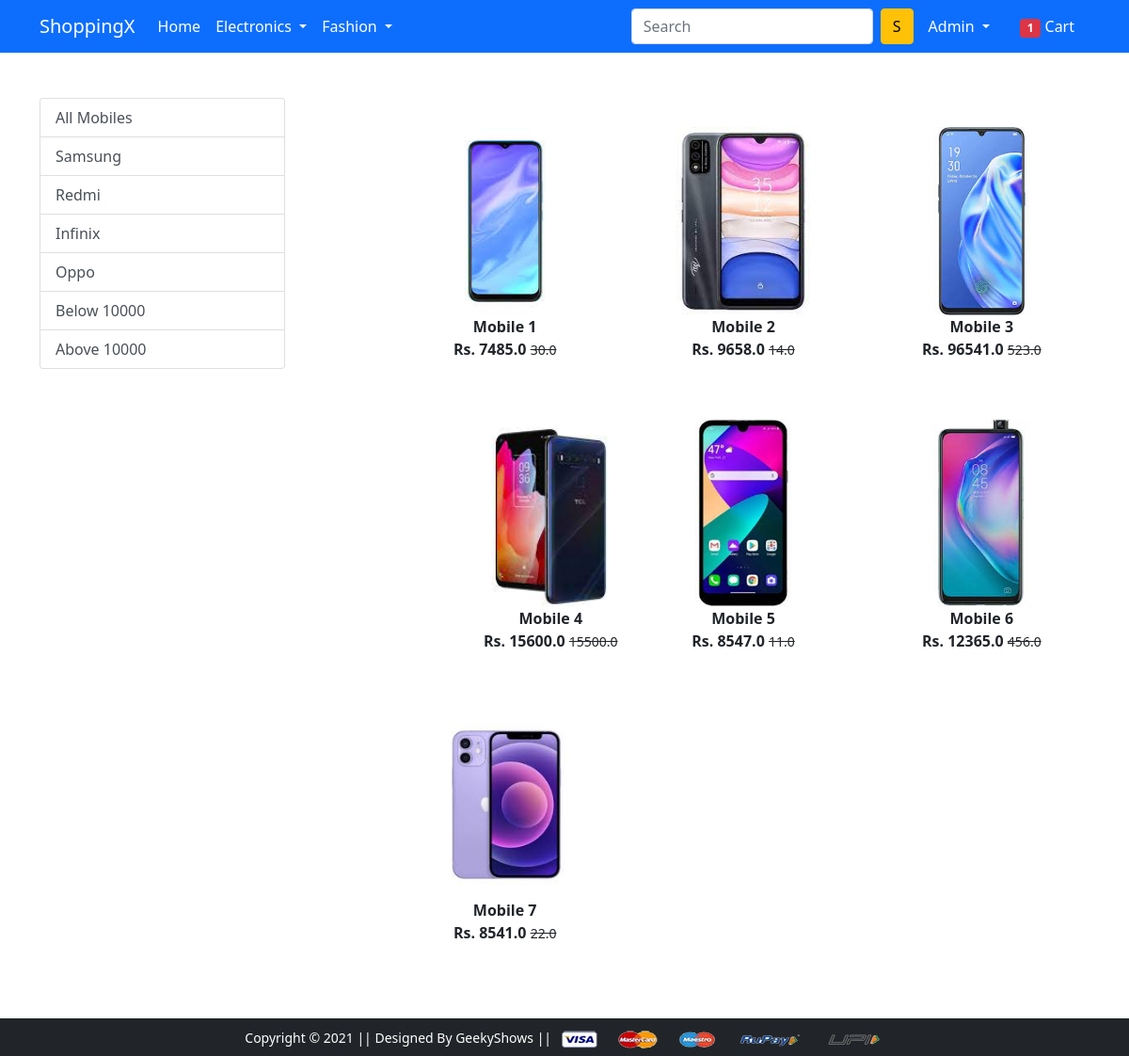
Screenshot of /mobile/ (signed in) with the database file from the repository.
### app/models.py (models this page shows, shortened)
class Product(models.Model):
    title = models.CharField(max_length=30)
    selling_price = models.FloatField()
    discount_price = models.FloatField()
    description = models.TextField()
    brand = models.CharField(max_length=30)
    category = models.CharField(choices=CATEGORY_CHOICES, max_length=2)
    product_image = models.ImageField(upload_to='productimg')

### app/views.py (the view)
# urls.py: path('mobile/', views.mobile, name='mobile'),
def mobile(request, data=None):
    if data == None:
        mobiles = Product.objects.filter(category='M')
    elif data == 'Samsung' or data == 'Redmi' or data == 'Infinix' or data == 'Oppo':
        mobiles = Product.objects.filter(category='M').filter(brand=data)
    elif data == 'below10000' :
        mobiles = Product.objects.filter(category='M').filter(discount_price__lt=10000)
    elif data == 'above10000' :
        mobiles = Product.objects.filter(category='M').filter(discount_price__gte=10000)
    totalItem = len(Cart.objects.filter(user=request.user))
    return render(request, 'app/mobile.html',{'mobiles':mobiles, 'totalItem':totalItem})

### app/templates/app/mobile.html (shortened to what this page needs)
{% extends 'app/base.html' %}
{% load static %}
{% block main-content %}
<div class="container my-5">
 <div class="row">
  <div class="col-sm-3">
    <div class='list-group'>
        <a href="{% url 'mobile' %}" class='list-group-item list-group-item-action' aria-current='true'>All Mobiles</a>
        <a href="{% url 'mobiledata' 'Samsung' %}" class='list-group-item list-group-item-action' aria-current='true'>Samsung</a>
        <a href="{% url 'mobiledata' 'Redmi' %}" class='list-group-item list-group-item-action' aria-current='true'>Redmi</a>
        <a href="{% url 'mobiledata' 'Infinix' %}" class='list-group-item list-group-item-action' aria-current='true'>Infinix</a>
        <a href="{% url 'mobiledata' 'Oppo' %}" class='list-group-item list-group-item-action' aria-current='true'>Oppo</a>
        <a href="{% url 'mobiledata' 'below10000' %}" class='list-group-item list-group-item-action' aria-current='true'>Below 10000</a>
        <a href="{% url 'mobiledata' 'above10000' %}" class='list-group-item list-group-item-action' aria-current='true'>Above 10000</a>
    </div>
  </div>
  <div class="col-sm-8 offset-sm-1">
   <div class="row">
    {% for mobile in mobiles %}
        <div class="col-sm-4 my-4  text-center">
            <a href="{% url 'product-detail' mobile.id %}" class='btn'>
                <div class='item'>
                    <img src="{{mobile.product_image.url}}" alt="mobile" height='200px'>
                    <div class="fw-bold">{{mobile.title}}</div>
                    <div class="fw-bold">Rs. {{mobile.selling_price}} <small class="fw-light text-decoration-line-through"> {{mobile.discount_price}}</small></div>
                </div>
            </a>
        </div>
    {% endfor %}
   </div>
  </div>
 </div>
</div>
{% endblock main-content %}

### app/templates/app/base.html (shortened to what this page needs)
{% load static %}
<!doctype html>
<html lang="en">
  <head>
    <link rel="stylesheet" href="{% static 'app/css/bootstrap.min.css' %}">
    <link rel="stylesheet" href="{% static 'app/css/owl.carousel.min.css' %}">
    <link rel="stylesheet" href="{% static 'app/css/all.min.css' %}">
    <link rel="stylesheet" type="text/css" href="{% static 'app/css/style.css' %}">
  </head>
  <body style={{'min-height: 100vh'}}>
    <nav class="navbar navbar-expand-lg navbar-dark bg-primary">
     <div class="container">
       <a class="navbar-brand" href="/">ShoppingX</a>
       <div class="collapse navbar-collapse" id="navbarSupportedContent">
         <ul class="navbar-nav me-auto mb-2 mb-lg-0">
           <li class="nav-item">
             <a class="nav-link active" aria-current="page" href="/">Home</a>
           </li>
           <li class="nav-item dropdown">
             <a class="nav-link dropdown-toggle text-white" href="#" id="electronicsDropdown" role="button" data-bs-toggle="dropdown" aria-expanded="false">
               Electronics
             </a>
           </li>
           <li class="nav-item dropdown">
             <a class="nav-link dropdown-toggle text-white" href="#" id="fashionDropdown" role="button" data-bs-toggle="dropdown" aria-expanded="false">
               Fashion
             </a>
           </li>
         </ul>
         <form class="d-flex">
           <input class="form-control me-2" type="search" placeholder="Search" aria-label="Search">
           <button class="btn btn-warning" type="submit">S</button>
         </form>
         <div>
          <ul class="navbar-nav me-auto mb-2 mb-lg-0">
          {% if request.user.is_authenticated %}
           <li class="nav-item dropdown mx-2">
              <a class="nav-link dropdown-toggle text-white text-capitalize" href="#" id="profileDropdown" role="button" data-bs-toggle="dropdown" aria-expanded="false">
                {{request.user}}
              </a>
            </li>
            <li class="nav-item mx-2">
             <a href="{% url 'showcart' %}" class="nav-link text-white"><span class="badge bg-danger">{{totalItem}}</span> Cart </a>
            </li>
         {% endif %}
          </ul>
         </div>
       </div>
     </div>
    </nav>
    {% block main-content %} {% endblock main-content %}
      <footer class="container-fluid bg-dark text-center p-2 mt-5 footer_box">
          <small class="text-white">Copyright &copy; 2021 || Designed By GeekyShows || </small>
          <img src="{% static 'app/images/payment.png' %}" alt="" srcset="" class="img-fluid" height="2px">
      </footer>
  </body>
</html>

### app/static/app/css/style.css (style rules this page uses)
body,html { min-height: 100vh; }

### app/templates/app/base.html (style rules this page uses)
.footer_box { position: sticky; top: 100%; }
body { min-height: 100vh; }

### rows the page displays
Product: product_image (picture), title "Mobile 1", selling_price "7485.0", discount_price "30.0"
Product: product_image (picture), title "Mobile 2", selling_price "9658.0", discount_price "14.0"
Product: product_image (picture), title "Mobile 3", selling_price "96541.0", discount_price "523.0"
Product: product_image (picture), title "Mobile 4", selling_price "15600.0", discount_price "15500.0"
Product: product_image (picture), title "Mobile 5", selling_price "8547.0", discount_price "11.0"
Product: product_image (picture), title "Mobile 6", selling_price "12365.0", discount_price "456.0"
Product: product_image (picture), title "Mobile 7", selling_price "8541.0", discount_price "22.0"

### other values shown
{{ request.user }} "Admin"
{{ totalItem }} "1"
